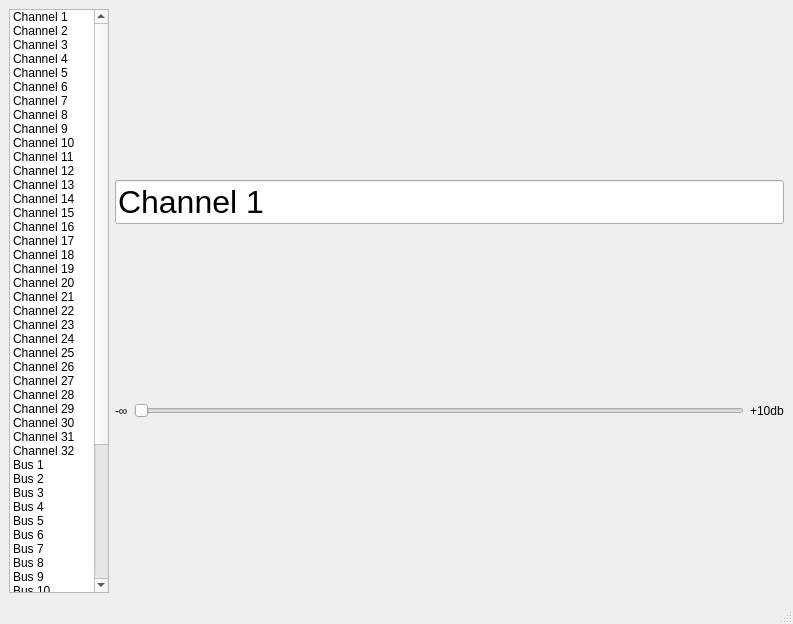
<?xml version="1.0" encoding="UTF-8"?>
<ui version="4.0">
 <class>MainWindow</class>
 <widget class="QMainWindow" name="MainWindow">
  <property name="geometry">
   <rect>
    <x>0</x>
    <y>0</y>
    <width>793</width>
    <height>624</height>
   </rect>
  </property>
  <property name="windowTitle">
   <string>MainWindow</string>
  </property>
  <widget class="QWidget" name="centralwidget">
   <layout class="QHBoxLayout" name="horizontalLayout_2">
    <item>
     <widget class="QListWidget" name="listWidget">
      <property name="maximumSize">
       <size>
        <width>100</width>
        <height>16777215</height>
       </size>
      </property>
      <item>
       <property name="text">
        <string>Channel 1</string>
       </property>
      </item>
      <item>
       <property name="text">
        <string>Channel 2</string>
       </property>
      </item>
      <item>
       <property name="text">
        <string>Channel 3</string>
       </property>
      </item>
      <item>
       <property name="text">
        <string>Channel 4</string>
       </property>
      </item>
      <item>
       <property name="text">
        <string>Channel 5</string>
       </property>
      </item>
      <item>
       <property name="text">
        <string>Channel 6</string>
       </property>
      </item>
      <item>
       <property name="text">
        <string>Channel 7</string>
       </property>
      </item>
      <item>
       <property name="text">
        <string>Channel 8</string>
       </property>
      </item>
      <item>
       <property name="text">
        <string>Channel 9</string>
       </property>
      </item>
      <item>
       <property name="text">
        <string>Channel 10</string>
       </property>
      </item>
      <item>
       <property name="text">
        <string>Channel 11</string>
       </property>
      </item>
      <item>
       <property name="text">
        <string>Channel 12</string>
       </property>
      </item>
      <item>
       <property name="text">
        <string>Channel 13</string>
       </property>
      </item>
      <item>
       <property name="text">
        <string>Channel 14</string>
       </property>
      </item>
      <item>
       <property name="text">
        <string>Channel 15</string>
       </property>
      </item>
      <item>
       <property name="text">
        <string>Channel 16</string>
       </property>
      </item>
      <item>
       <property name="text">
        <string>Channel 17</string>
       </property>
      </item>
      <item>
       <property name="text">
        <string>Channel 18</string>
       </property>
      </item>
      <item>
       <property name="text">
        <string>Channel 19</string>
       </property>
      </item>
      <item>
       <property name="text">
        <string>Channel 20</string>
       </property>
      </item>
      <item>
       <property name="text">
        <string>Channel 21</string>
       </property>
      </item>
      <item>
       <property name="text">
        <string>Channel 22</string>
       </property>
      </item>
      <item>
       <property name="text">
        <string>Channel 23</string>
       </property>
      </item>
      <item>
       <property name="text">
        <string>Channel 24</string>
       </property>
      </item>
      <item>
       <property name="text">
        <string>Channel 25</string>
       </property>
      </item>
      <item>
       <property name="text">
        <string>Channel 26</string>
       </property>
      </item>
      <item>
       <property name="text">
        <string>Channel 27</string>
       </property>
      </item>
      <item>
       <property name="text">
        <string>Channel 28</string>
       </property>
      </item>
      <item>
       <property name="text">
        <string>Channel 29</string>
       </property>
      </item>
      <item>
       <property name="text">
        <string>Channel 30</string>
       </property>
      </item>
      <item>
       <property name="text">
        <string>Channel 31</string>
       </property>
      </item>
      <item>
       <property name="text">
        <string>Channel 32</string>
       </property>
      </item>
      <item>
       <property name="text">
        <string>Bus 1</string>
       </property>
      </item>
      <item>
       <property name="text">
        <string>Bus 2</string>
       </property>
      </item>
      <item>
       <property name="text">
        <string>Bus 3</string>
       </property>
      </item>
      <item>
       <property name="text">
        <string>Bus 4</string>
       </property>
      </item>
      <item>
       <property name="text">
        <string>Bus 5</string>
       </property>
      </item>
      <item>
       <property name="text">
        <string>Bus 6</string>
       </property>
      </item>
      <item>
       <property name="text">
        <string>Bus 7</string>
       </property>
      </item>
      <item>
       <property name="text">
        <string>Bus 8</string>
       </property>
      </item>
      <item>
       <property name="text">
        <string>Bus 9</string>
       </property>
      </item>
      <item>
       <property name="text">
        <string>Bus 10</string>
       </property>
      </item>
      <item>
       <property name="text">
        <string>Bus 11</string>
       </property>
      </item>
      <item>
       <property name="text">
        <string>Bus 12</string>
       </property>
      </item>
      <item>
       <property name="text">
        <string>Bus 13</string>
       </property>
      </item>
      <item>
       <property name="text">
        <string>Bus 14</string>
       </property>
      </item>
      <item>
       <property name="text">
        <string>Bus 15</string>
       </property>
      </item>
      <item>
       <property name="text">
        <string>Bus 16</string>
       </property>
      </item>
      <item>
       <property name="text">
        <string>Matrix 1</string>
       </property>
      </item>
      <item>
       <property name="text">
        <string>Matrix 2</string>
       </property>
      </item>
      <item>
       <property name="text">
        <string>Matrix 3</string>
       </property>
      </item>
      <item>
       <property name="text">
        <string>Matrix 4</string>
       </property>
      </item>
      <item>
       <property name="text">
        <string>Matrix 5</string>
       </property>
      </item>
      <item>
       <property name="text">
        <string>Matrix 6</string>
       </property>
      </item>
     </widget>
    </item>
    <item>
     <layout class="QVBoxLayout" name="verticalLayout">
      <item>
       <widget class="QLineEdit" name="lineEdit">
        <property name="font">
         <font>
          <pointsize>24</pointsize>
         </font>
        </property>
        <property name="text">
         <string>Channel 1</string>
        </property>
       </widget>
      </item>
      <item>
       <layout class="QHBoxLayout" name="horizontalLayout">
        <item>
         <widget class="QLabel" name="label">
          <property name="maximumSize">
           <size>
            <width>16777215</width>
            <height>20</height>
           </size>
          </property>
          <property name="layoutDirection">
           <enum>Qt::LeftToRight</enum>
          </property>
          <property name="text">
           <string>-∞</string>
          </property>
         </widget>
        </item>
        <item>
         <widget class="QSlider" name="horizontalSlider">
          <property name="maximumSize">
           <size>
            <width>16777215</width>
            <height>20</height>
           </size>
          </property>
          <property name="orientation">
           <enum>Qt::Horizontal</enum>
          </property>
         </widget>
        </item>
        <item>
         <widget class="QLabel" name="label_2">
          <property name="maximumSize">
           <size>
            <width>16777215</width>
            <height>20</height>
           </size>
          </property>
          <property name="text">
           <string>+10db</string>
          </property>
         </widget>
        </item>
       </layout>
      </item>
     </layout>
    </item>
   </layout>
  </widget>
  <widget class="QMenuBar" name="menubar">
   <property name="geometry">
    <rect>
     <x>0</x>
     <y>0</y>
     <width>793</width>
     <height>24</height>
    </rect>
   </property>
  </widget>
  <widget class="QStatusBar" name="statusbar"/>
 </widget>
 <resources/>
 <connections/>
</ui>
